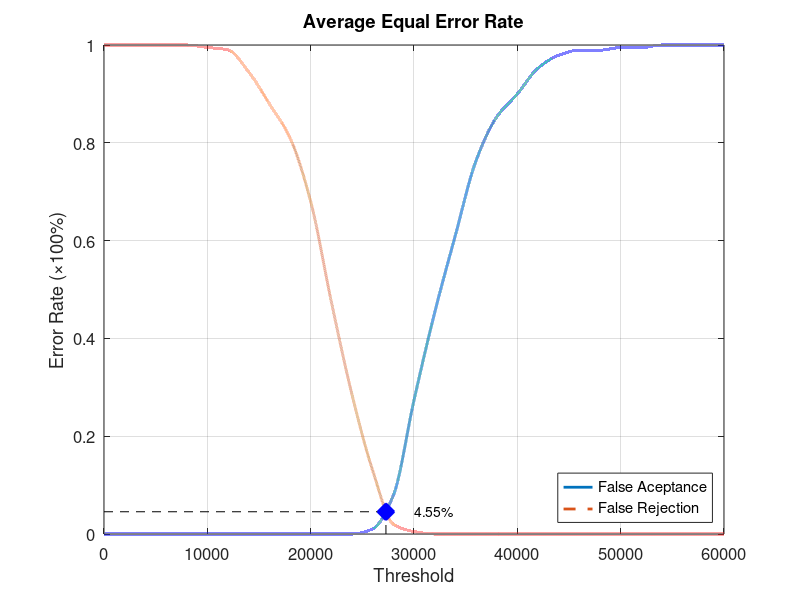
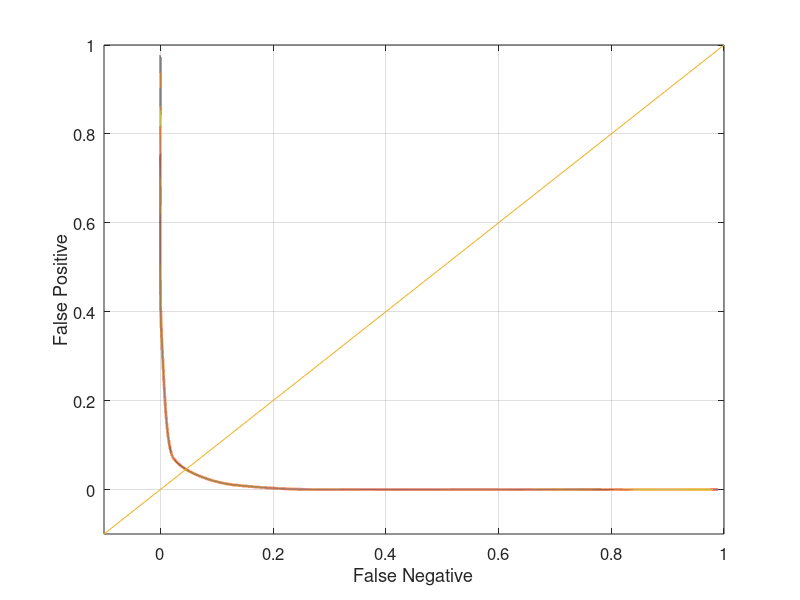

Reproduce these figures in MATLAB, in order.
function yEER = Database5_3
close all;
clear;
clc;
x = 0:2000:60000;
xq = 0:0.5:60000;

y0 = [0 0 0 0 0 0 0 0 0 0 0 0 0 0.0105263 0.0789474 0.273684 0.452632 0.610526 0.763158 0.852632 0.9 0.952632 0.978947 0.989474 0.989474 0.994737 0.994737 1 1 1 1];
yy0 = interp1(x, y0, xq, 'pchip');
y1 = [1 1 1 1 1 0.995 0.99 0.945 0.88 0.81 0.68 0.475 0.285 0.13 0.02 0.005 0 0 0 0 0 0 0 0 0 0 0 0 0 0 0];
yy1 = interp1(x, y1, xq, 'pchip');

% Calculating EER: 
y2 = abs(y0 - y1);
find(y2 == min(y2))
yy2 = abs(yy0 - yy1);
xEER = find(yy2 == min(yy2));
xEERIndex = xq(xEER) % X-axis EER
yEER = yy0(xEER) % Y-axis EER

main = figure
plot(xq, yy0,'-','LineWidth', 2);	hold on
plot(xq, yy1,'--','LineWidth', 2);	hold on
plot([xEERIndex xEERIndex], [0 yEER], 'k--');	hold on
plot([0 xEERIndex], [yEER yEER], 'k--');	hold on
plot(xEERIndex, yEER, 'bx', 'LineWidth', 10);	hold on
text(xEERIndex + 10 * xEERIndex / 100, yEER, [num2str(round((10000 * yEER)) / 100) '%'])
legend('False Aceptance', 'False Rejection', 'Location', 'SouthEast')
xlabel('Threshold')
ylabel('Error Rate (\times100%)')
title('Average Equal Error Rate')
set(gca, 'FontSize', 12)
axis([0 60000 0 1])
grid on

print(main, 'Database5_3Main', '-dpng');
FNRxFPR = figure('Color', [1 1 1]);
plot(yy1, yy0, '-', yy1, yy0, 'LineWidth', 2);
hold on
y = -0.1:0.1:1
plot(y, y); 
set(gca, 'FontSize', 12)
xlabel('False Negative')
ylabel('False Positive')
axis([-0.1 1 -0.1 1])
set(gca, 'FontSize', 12)
grid on

print(FNRxFPR, 'Database5_3FNRxFPR','-dpng');
end
